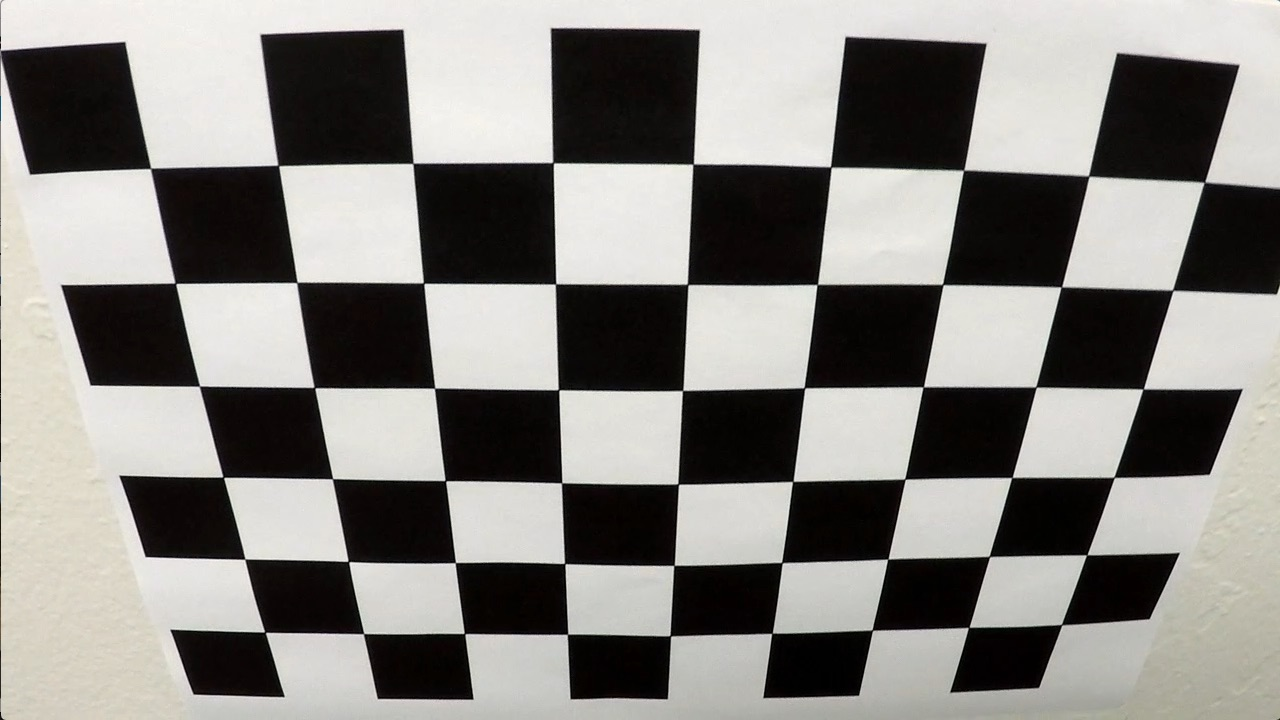
#> input picture term1-computerVision-DeepLearning/11-proj-advancedLaneFinding/10-input-cameraCalibration/calibration2.jpg, 1280 x 720 px
$ jupyter execute 01-proj-cameraCalibration.ipynb   (shell and % lines are left out)
#> lines starting #> are read from the running program, lines starting #| are printed output that depends on the picture; after the words box and inside, x2 and y2 are one past the last pixel; in counts of white or black regions, pixels touching at a corner belong together
# Project: Advanced Lane Finding - Camera Calibration
This is a subsection from the Advanced Lane Finding project and concerns only the Camera Calibration requirements.

The main project pipeline is documented at 02-proj-advancedLaneFinding.ipynb in this same directory.

### Rubric: Camera Calibration
 - **Criteria**: Briefly state how you computed the camera matrix and distortion coefficients. Provide an example of a distortion corrected calibration image.
 - **Acceptance criteria**: OpenCV functions or other methods were used to calculate the correct camera matrix and distortion coefficients using the calibration chessboard images provided in the repository (note these are 9x6 chessboard images, unlike the 8x6 images used in the lesson). The distortion matrix should be used to un-distort one of the calibration images provided as a demonstration that the calibration is correct. Example of undistorted calibration image is Included in the writeup (or saved to a folder).
 - **Output**: **PASS**

> **HMA**: Please find below the notes on the used functions to calibrate the camera. The section "Example - Undistort and Warp" presents a pipeline using the calibration camera parameters and output from each step, from an Original image to Warped image.

[cell 1]
import cv2
import matplotlib.pyplot as plt

[cell 2]
def pltSingle(img, title, axis_grid='off'):
    f, ax = plt.subplots(1,1)
    ax.imshow(img)
    ax.set_title(title)
    ax.axis(axis_grid)
    plt.show()

[cell 3]
def pltCompare(img1, title1, img2, title2, axis_grid='off'):
    f, (ax1, ax2) = plt.subplots(1,2)
    ax1.imshow(img1)
    ax1.set_title(title1)
    ax1.axis(axis_grid)
    ax2.imshow(img2)
    ax2.set_title(title2)
    ax2.axis(axis_grid)
    plt.show()

## Visualization and Parameters definition

The initial step for calibration is to identify the type of chessboar used for the calibration process.

The 'calibration2.jpg' was used for visualization, since the first image from the calibration set 'calibration1.jpg' did not properly presented all internal corners from the board for count. It was nevertheless used at the calibration pipeline, however the **findChessboardCorners()** has not found all needed corners, so this image was not used for the calibration.

[cell 4]
# Parameters
# Path for Calibration directory
calibration_DIR = '10-input-cameraCalibration/'
# Filename for Calibration sample image
calibration_sample_FILE = 'calibration2.jpg'

[cell 5]
# Print Calibration sample image
fname = calibration_DIR + calibration_sample_FILE
img_sample = cv2.imread(fname)
#> img_sample is the input picture: shape (720, 1280, 3); mean B, G, R 128.5, 132.4, 134.4
pltSingle(img_sample, 'Visualization: Sample input image')

[cell 6]
# Parameters:
# Number of inside corners in x
nx = 9
# Number of inside corners in y
ny = 6

## Camera calibration pipeline

The bottom-up pipeline for camera calibration is:
- The undistorted image is generated by **cv2.undistort()**
- The cv2.undistort() function needs parameters previously generated by **cv2.cameraCalibrate()** and
- The cv2.cameraCalibrate function matches a np.array grid (object points) to points in an image. Tipically 20 sample pairs of image points and object points are required for a good calibration. In this pipeline, 4 corners  were automatically identified by **cv2.drawChessboardCorners()**, and the 4 matching points (image points) defined manually.
- The cv2.drawChessboardCorners() function returns the corners, or image points, which were initially detected by **cv2.findChessboardCorners()**.
- Finally cv2.findChessboardCorners() only need the sample images (one at a time) from the same chessboard from different angles in grayscale.

The code below presents this pipeline.

[cell 7]
import numpy as np
import glob
import pickle

# Prepare object points
objp = np.zeros((ny*nx,3), np.float32)
objp[:,:2] = np.mgrid[0:nx, 0:ny].T.reshape(-1,2)

# Arrays to store object points and image points from all the images.
objpoints = [] # 3d points in real world space
imgpoints = [] # 2d points in image plane.

# Make a list of calibration images
images = glob.glob(calibration_DIR + 'calibration*.jpg')

# Step through the list and search for chessboard corners
for idx, fname in enumerate(images):
    img = cv2.imread(fname)
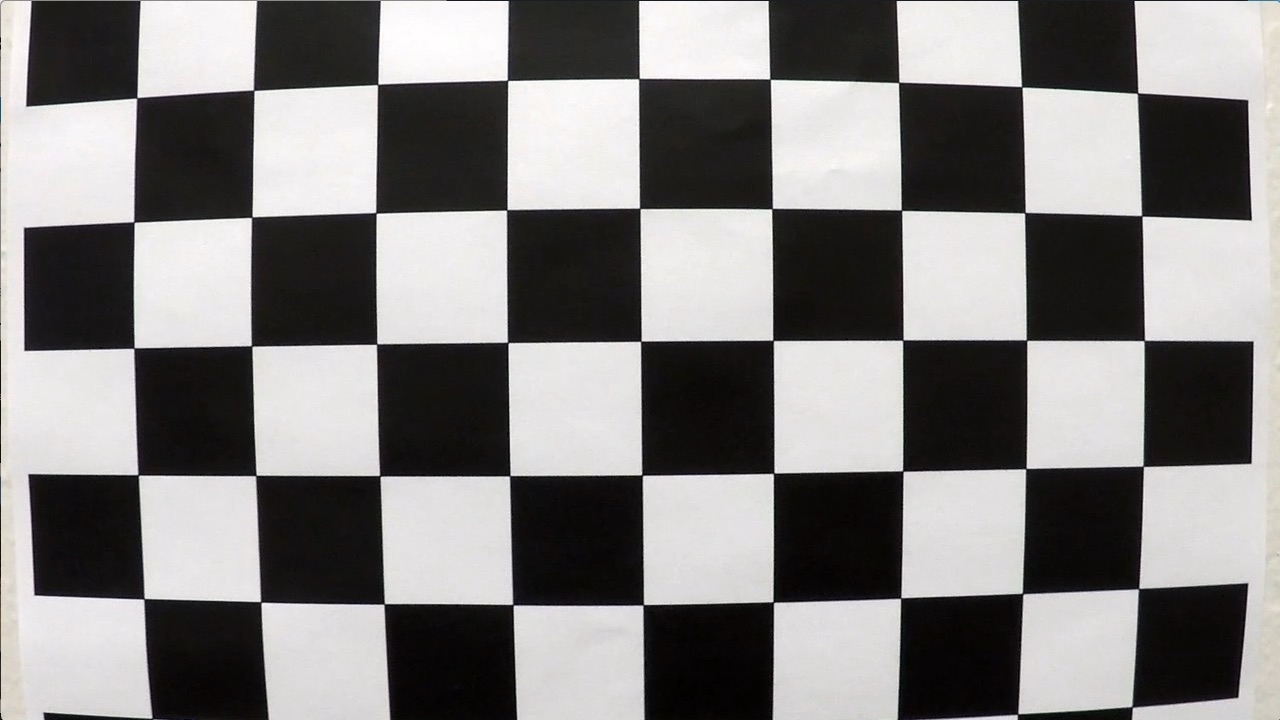
#> input picture term1-computerVision-DeepLearning/11-proj-advancedLaneFinding/10-input-cameraCalibration/calibration1.jpg, 1280 x 720 px
#> img is the input picture: shape (720, 1280, 3); mean B, G, R 127.8, 128.4, 130.1
    gray = cv2.cvtColor(img, cv2.COLOR_BGR2GRAY)
    ret, corners = cv2.findChessboardCorners(gray, (nx,ny), None)
#> ret = False; corners = None

    # If found, add object points, image points
    if ret == True:
        objpoints.append(objp)
        imgpoints.append(corners)

# Process camera calibration given object points and image points
ret, mtx, dist, rvecs, tvecs = cv2.calibrateCamera(objpoints, imgpoints, img.shape[1::-1], None, None)

# Store camera calibration output
calibration_pickle = {}
calibration_pickle['mtx'] = mtx
calibration_pickle['dist'] = dist
pickle.dump(calibration_pickle, open('./20-output-cameraCalibration.p', 'wb' ) )

## Example - Undistort and Warp
The following section presents the code and output from Corners detection, Undistortion and image Warp.

[cell 8]
# Step 1: Load calibration sample image
fname = calibration_DIR + calibration_sample_FILE
img = cv2.imread(fname)
pltSingle(img, 'Step 1: Load input image')

# Step 2: Convert to grayscale - input to search for image corners
gray = cv2.cvtColor(img, cv2.COLOR_BGR2GRAY)
pltSingle(gray, 'Step 2: Grayscale conversion')

# Step 3: Find and Draw chessboard corners
ret, corners = cv2.findChessboardCorners(gray, (nx, ny), None)
#> corners = 54 rows, first 8: [150.6, 168.4], [278.3, 165.4], [412.9, 163.5], [553, 162.6], [693.2, 164.2], [830.6, 166.9], [963.5, 170.4], [1088.6, 176.1]
if ret == True:
    cv2.drawChessboardCorners(img, (nx, ny), corners, ret)
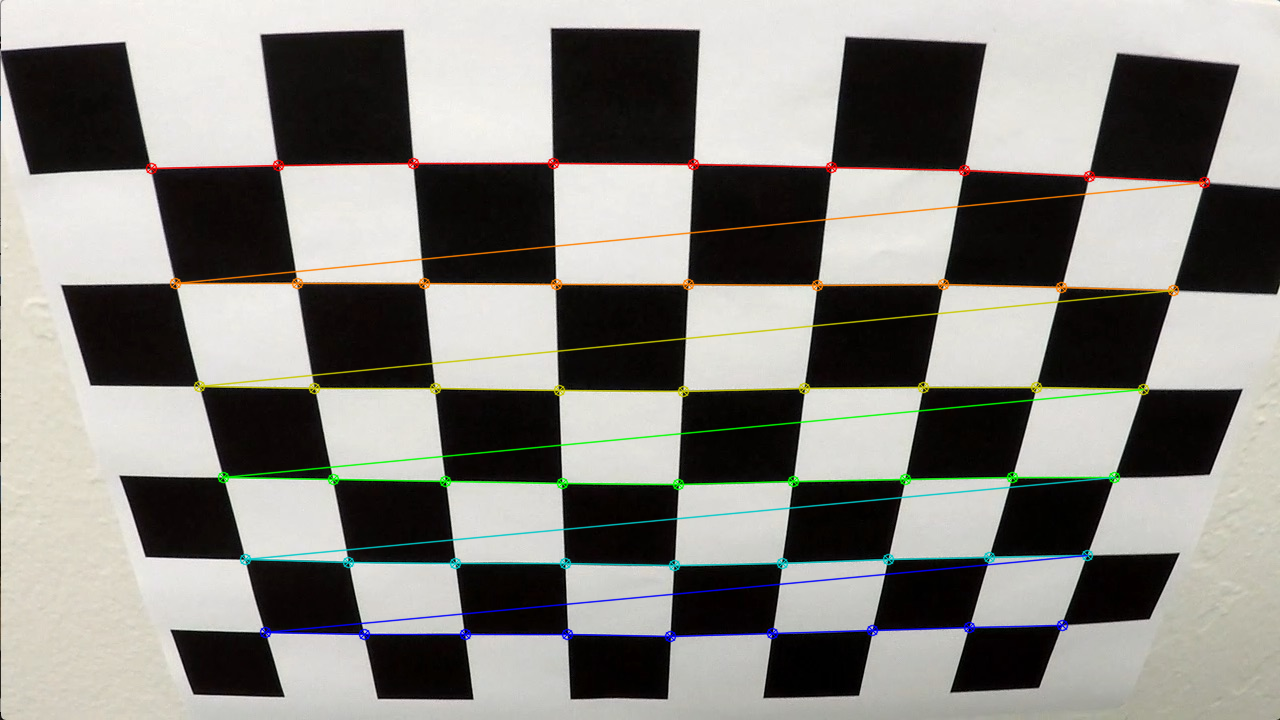
#> img: shape (720, 1280, 3); 3.76% of pixels changed, all inside (x1, y1, x2, y2) = (145, 157, 1211, 643)
    pltSingle(img, 'Step 3: Find and draw corners at the original image')

    # Step 4: Undistort using mtx and dist
    img = cv2.undistort(img, mtx, dist, None, mtx)
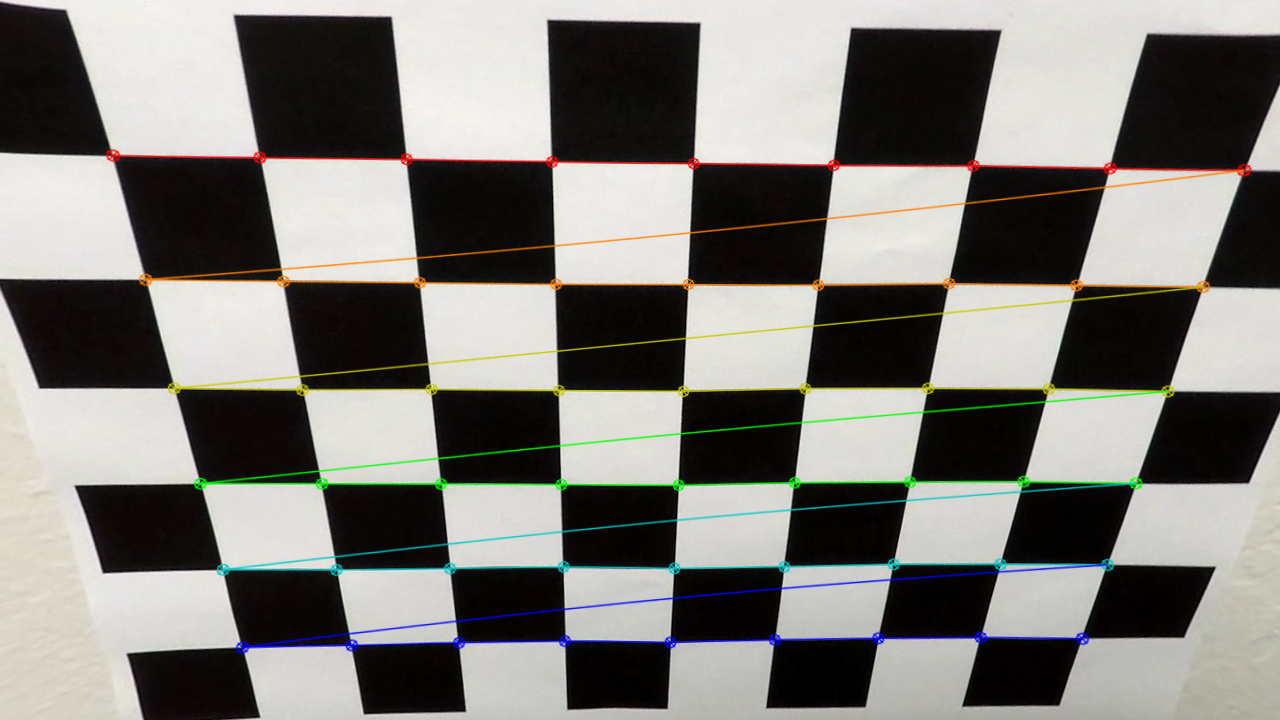
#> img: shape (720, 1280, 3); mean B, G, R 120.3, 124.7, 126.1
    pltSingle(img, 'Step 4: Undistort')

    # Define source points
    src = np.float32([corners[0], corners[nx-1], corners[-1], corners[-nx]])
#> src = [[150.6, 168.4], [1204.5, 182.4], [1061.5, 624.6], [265.1, 632.2]]

    # Define destination points
    h = img.shape[0]
#> h = 720
    w = img.shape[1]
#> w = 1280
    dst = np.float32([[0,0], [w, 0], [w,h], [0,h]])

    M = cv2.getPerspectiveTransform(src, dst)
#> M = [[1.05, -0.26, -115], [-0.0142, 1.07, -177.4], [-3.85e-05, -0.000482, 1]]
    # Warp image to a top-down view
    warped = cv2.warpPerspective(img, M, img.shape[1::-1], flags=cv2.INTER_LINEAR)
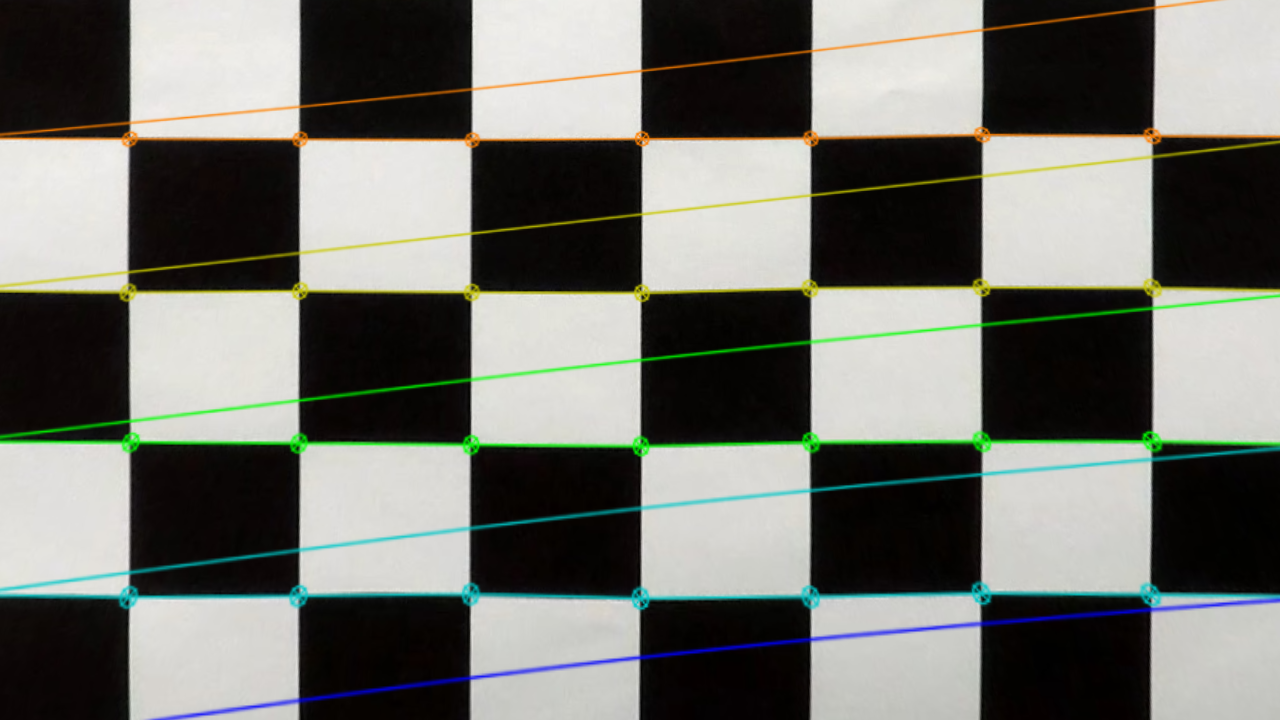
#> warped: shape (720, 1280, 3); mean B, G, R 109.4, 115.4, 114
    # Step 5: Perspective transformation at a top-down view from the original image
    pltSingle(warped, 'Step 5: Perspective transformation - top down view')
